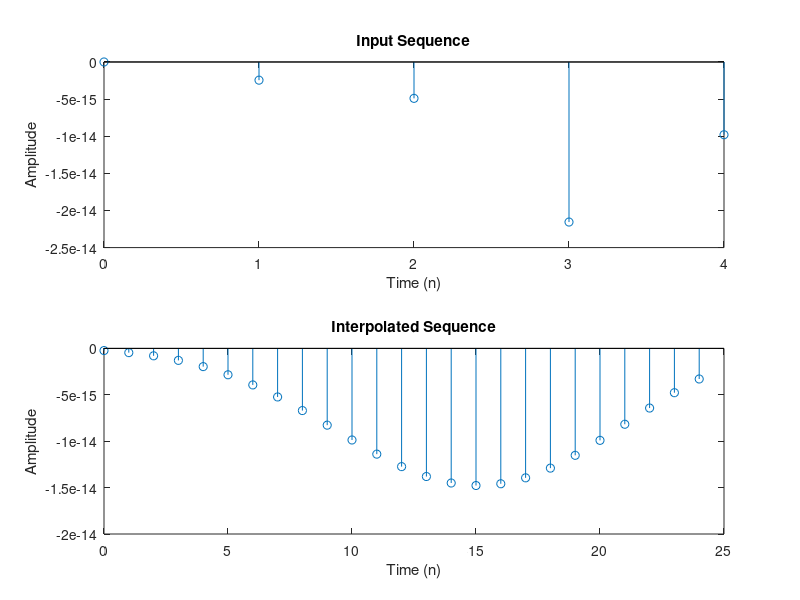

Here is the MATLAB script that generated this plot:
clc; clear all; close all;
L=input("Enter the UpSampling Factor");
N=input("Enter the Length of the input signal");
f1=input("Enter the frequency of first sinusoidal signal");
f2=input("Enter the frequency of second sinusoidal signal");
n=0:N-1;
x=sin(2*pi*f1*n)+sin(2*pi*f2*n);
y=interp(x,L);
subplot(2,1,1);
stem(n,x(1:N));
title('Input Sequence');
xlabel('Time (n)');
ylabel('Amplitude');
subplot(2,1,2);
m=0:N*L-1;
stem(m,y(1:N*L));
title('Interpolated Sequence');
xlabel('Time (n)');
ylabel('Amplitude');